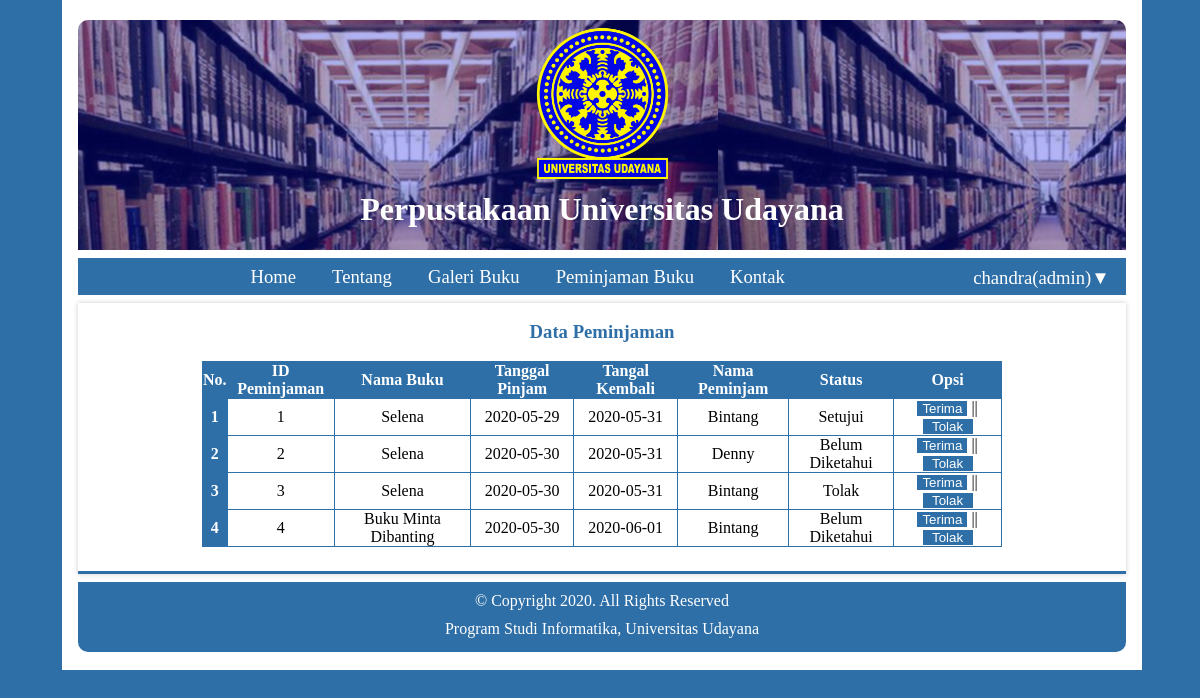
The app's page /index.php?halaman=peminjaman (signed in) with its own data.
### tables this page shows
CREATE TABLE `peminjaman` (
  `id_peminjaman` int(11) NOT NULL,
  `tgl_pinjam` date NOT NULL,
  `tgl_kembali` date NOT NULL,
  `status` enum('setujui','tolak','belum diketahui') NOT NULL,
  `id_buku` int(11) NOT NULL,
  `id_user` int(11) NOT NULL
);

CREATE TABLE `buku` (
  `id_buku` int(11) NOT NULL,
  `isbn` varchar(13) NOT NULL,
  `judul_buku` varchar(50) NOT NULL,
  `tahun_buku` varchar(4) NOT NULL,
  `stok_buku` int(3) NOT NULL,
  `kategori` varchar(50) NOT NULL,
  `id_penerbit` int(11) NOT NULL,
  `id_rak` int(11) NOT NULL
);

CREATE TABLE `user` (
  `id_user` int(11) NOT NULL,
  `nama` varchar(50) NOT NULL,
  `alamat` text NOT NULL,
  `no_tlp` varchar(13) NOT NULL,
  `username` varchar(30) NOT NULL,
  `password` varchar(30) NOT NULL,
  `id_akses` int(11) NOT NULL
);

### akses.php (called while the page is built, shortened)
<?php
	if (!isset($_SESSION['login_user']) || !isset($_SESSION['akses']) || !isset($_SESSION['id_user'])){
	    $user='NULL';
	    $akses='NULL';
	    $id ='NULL';
	}else{
		$akses = $_SESSION['akses'];
	}
?>

### function.php (called while the page is built, shortened)
<?php
    class Data{
        private $mysqli;
        public function __construct($conn)
        {
            $this->mysqli = $conn;
        }
        public function tampil_allpeminjaman($id=null){
            $db = $this->mysqli->connection;
            $sql = "SELECT p.id_peminjaman, p.tgl_pinjam, p.tgl_kembali, p.status, b.id_buku, b.judul_buku, u.nama FROM peminjaman p JOIN buku b JOIN user u WHERE p.id_buku=b.id_buku AND p.id_user=u.id_user;";
            $query = $db->query($sql) or die($db->error);
            return $query;
        }
    }
?>

### main/peminjaman.php (the view, shortened to what this page needs)
<div class="peminjaman">
	<?php
	if ($akses=='admin' || $akses=='superadmin') {
		$tampil = $dat->tampil_allpeminjaman();
	}elseif ($akses=='user') {
		$tampil = $dat->tampil_peminjaman($id);
	}
?>
	<br><h3 style="color: #2e6fa7;">Data Peminjaman</h3><br>
	<table border="1" class="tbl_peminjaman">
		<tr>
			<th>No.</th>
			<th>ID Peminjaman</th>
			<th>Nama Buku</th>
			<th>Tanggal Pinjam</th>
			<th>Tangal Kembali</th>
			<?php
				if ($akses=='admin') {
					?><th>Nama Peminjam</th><?php
				}
			?>
			<th>Status</th>
			<?php
				if ($akses=='admin') {
					?><th>Opsi</th><?php
				}
			?>
		</tr>
		<?php
		$no = 1;
		while($data = $tampil->fetch_object())
		{
		?>
			<tr>
				<th><?php echo $no++ ?></th>
				<td><?php echo $data->id_peminjaman ?></td>
				<td><?php echo $data->judul_buku; ?></td>
				<td><?php echo $data->tgl_pinjam; ?></td>
				<td><?php echo $data->tgl_kembali; ?></td>
				<?php
					if ($akses=='admin') {
						?><td><?php echo $data->nama; ?></td><?php
					}
				?>
				<td><?php echo $data->status; ?></td>
				<?php
					if ($akses=='admin') {
						?>
						<td>
							<button
							<?php if ($data->status!='belum diketahui') {
								echo "disabled='disabled'";
							}?> class="setuju" name="terima" data-class="<?php echo $data->id_buku?>" data-id="<?php echo $data->id_peminjaman?>" >Terima</button> ||
							<button
							<?php if ($data->status!='belum diketahui') {
								echo "disabled='disabled'";
							}?>
							class="tolak" name="tolak" data-id="<?php echo $data->id_peminjaman?>" >Tolak</button>
						</td><?php
					}
				?>
			</tr>
			<?php
		}
		?>
	</table>
</div>

### style/style.css (style rules this page uses)
* { margin: 0; padding: 0; }
body { background: #2e6fa7 }
.peminjaman { width: 97%; box-shadow: 0px 0px 5px 0px rgba(0, 0, 0, 0.2); margin-top: 8px; height: 268px; border-bottom: 3px solid #2e6fa7; }
.tbl_peminjaman { width: 800px; border: 1px solid #2e6fa7; border-collapse: collapse; text-transform: capitalize; }
.tbl_peminjaman tr th { background: #2e6fa7; color: white; text-align: center; }
.tbl_peminjaman tr td { text-align: center; }
.tbl_peminjaman button { border: none; width: 50px; background: #2e6fa7; color: white; }

### records on screen
peminjaman: id_peminjaman "1", id_buku.judul_buku "Selena", tgl_pinjam "2020-05-29", tgl_kembali "2020-05-31", id_user.nama "Bintang", status "Setujui"
peminjaman: id_peminjaman "2", id_buku.judul_buku "Selena", tgl_pinjam "2020-05-30", tgl_kembali "2020-05-31", id_user.nama "Denny", status "Belum Diketahui"
peminjaman: id_peminjaman "3", id_buku.judul_buku "Selena", tgl_pinjam "2020-05-30", tgl_kembali "2020-05-31", id_user.nama "Bintang", status "Tolak"
peminjaman: id_peminjaman "4", id_buku.judul_buku "Buku Minta Dibanting", tgl_pinjam "2020-05-30", tgl_kembali "2020-06-01", id_user.nama "Bintang", status "Belum Diketahui"

### other values on screen
$user "chandra"
$akses "admin"
